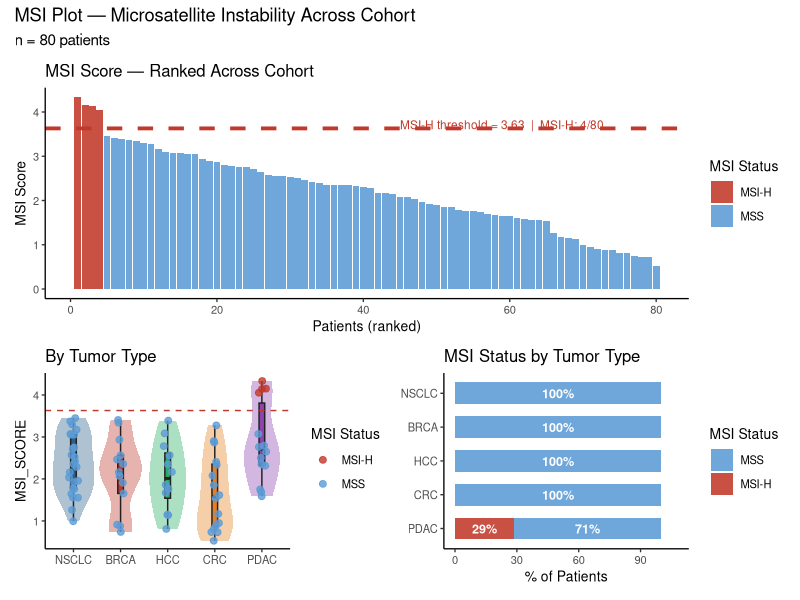

The R source for this figure:
library(ggplot2); library(dplyr); library(tidyr); library(patchwork)

set.seed(14)
TT_COLORS <- c(NSCLC="#2c5f8a",BRCA="#c0392b",HCC="#27ae60",CRC="#e67e22",PDAC="#8e44ad")
THRESH <- 3.63

adsl <- data.frame(
  USUBJID   = paste0("PT",sprintf("%03d",1:80)),
  TUMORTYPE = rep(names(TT_COLORS), c(25,13,12,16,14)),
  MSI_SCORE = c(runif(76,.5,3.5), runif(4,3.7,4.4))
) %>% mutate(MSISTS=ifelse(MSI_SCORE>=THRESH,"MSI-H","MSS"),
             TUMORTYPE=factor(TUMORTYPE,levels=names(TT_COLORS))) %>%
  arrange(desc(MSI_SCORE)) %>% mutate(rank=row_number())

p14a <- ggplot(adsl, aes(rank, MSI_SCORE, fill=MSISTS)) +
  geom_col(width=.92, alpha=.88) +
  geom_hline(yintercept=THRESH, color="#c0392b", linetype="dashed", linewidth=1.3) +
  annotate("text", x=45, y=THRESH+.08,
           label=sprintf("MSI-H threshold = %.2f  |  MSI-H: %d/80",
                         THRESH, sum(adsl$MSISTS=="MSI-H")),
           size=3, color="#c0392b", hjust=0) +
  scale_fill_manual(values=c("MSI-H"="#c0392b","MSS"="#5b9bd5"), name="MSI Status") +
  theme_classic(base_size=10) + labs(x="Patients (ranked)", y="MSI Score",
                                      title="MSI Score — Ranked Across Cohort")

p14b <- ggplot(adsl, aes(TUMORTYPE, MSI_SCORE, fill=TUMORTYPE)) +
  geom_violin(alpha=.38, color=NA) +
  geom_boxplot(width=.12, outlier.shape=NA, color="#222222") +
  geom_jitter(aes(color=MSISTS), width=.10, size=2, alpha=.8) +
  geom_hline(yintercept=THRESH, color="#c0392b", linetype="dashed") +
  scale_fill_manual(values=TT_COLORS, guide="none") +
  scale_color_manual(values=c("MSI-H"="#c0392b","MSS"="#5b9bd5"), name="MSI Status") +
  theme_classic(base_size=10) + theme(axis.title.x=element_blank()) +
  labs(title="By Tumor Type")

msi_tt <- adsl %>% group_by(TUMORTYPE) %>%
  summarise(MSS=sum(MSISTS=="MSS")/n()*100,
            `MSI-H`=sum(MSISTS=="MSI-H")/n()*100, .groups="drop") %>%
  pivot_longer(c(MSS,`MSI-H`), names_to="status", values_to="pct") %>%
  mutate(TUMORTYPE=factor(TUMORTYPE,levels=rev(names(TT_COLORS))),
         status=factor(status,levels=c("MSS","MSI-H")))

p14c <- ggplot(msi_tt, aes(pct, TUMORTYPE, fill=status)) +
  geom_col(width=.65, alpha=.88) +
  geom_text(data=msi_tt%>%filter(pct>0),
            aes(label=paste0(round(pct),"%")),
            position=position_stack(vjust=.5), color="white", fontface="bold", size=3.2) +
  scale_fill_manual(values=c(MSS="#5b9bd5","MSI-H"="#c0392b"), name="MSI Status") +
  scale_x_continuous(name="% of Patients", limits=c(0,108)) +
  theme_classic(base_size=10) + theme(axis.title.y=element_blank()) +
  labs(title="MSI Status by Tumor Type")

p <- p14a / (p14b | p14c) + plot_layout(heights=c(1.2,1)) +
  plot_annotation(title="MSI Plot — Microsatellite Instability Across Cohort",
                  subtitle="n = 80 patients")

ggsave("plots/14_msi.png", p, width=16, height=10, dpi=180, bg="white")
cat("14 done\n")
